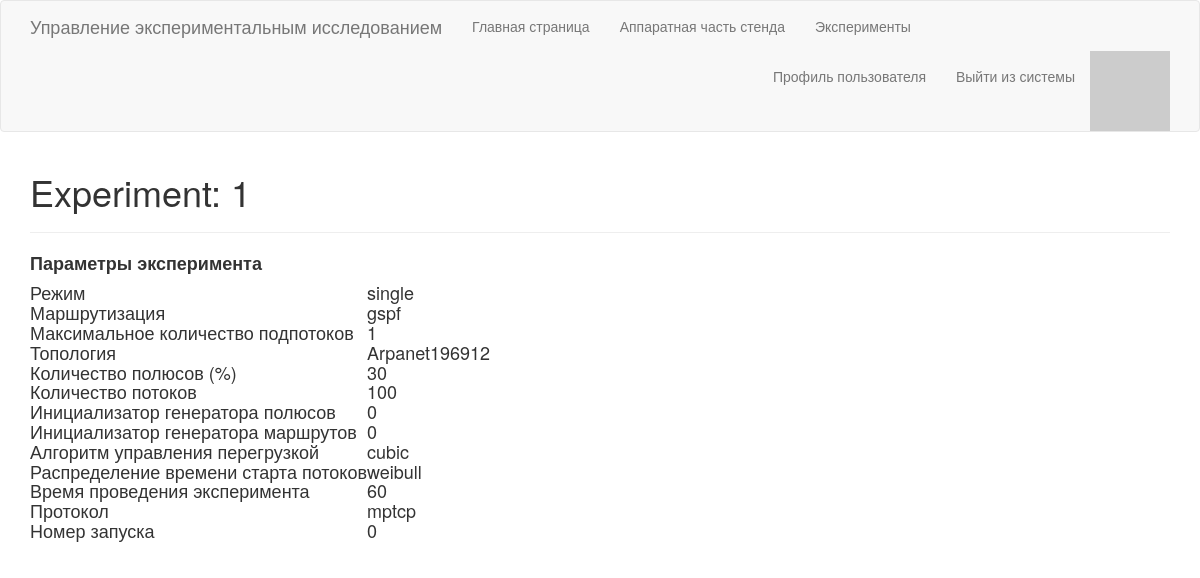
The page /experiment/1 (signed in) on the database as committed earlier.
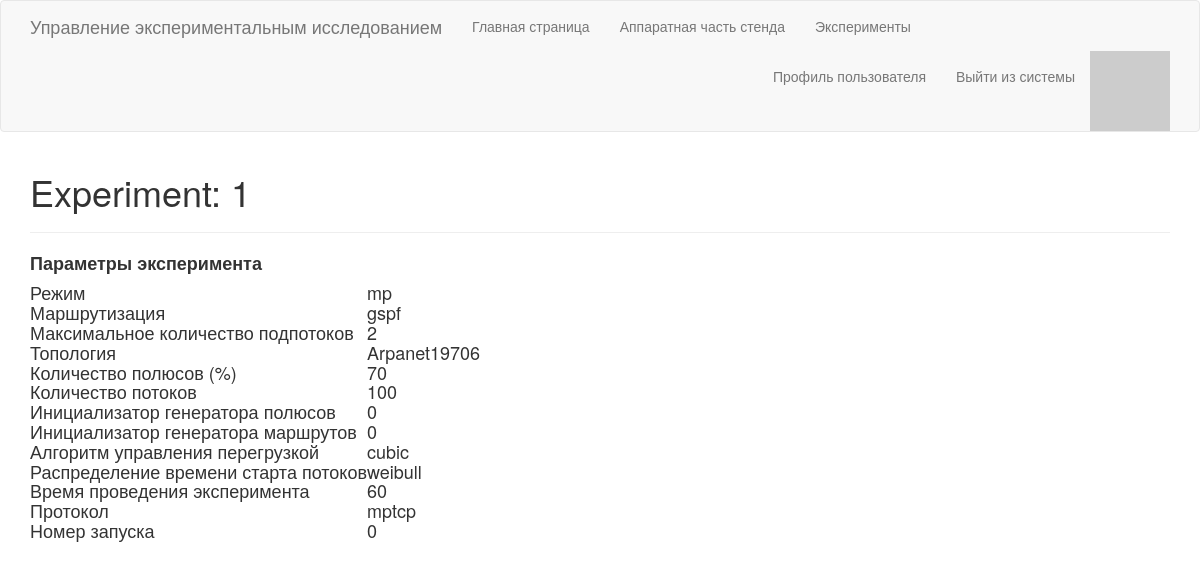
The same page on the database as committed later.
### app/experiment/ExperimentModel.py (models this page shows, shortened)
class Experiment(db.Model):
    id = db.Column(db.Integer, primary_key=True)
    mode = db.Column(db.String(10), index=True)
    model = db.Column(db.String(10), index=True)
    subflow = db.Column(db.Integer, index=True)
    topo = db.Column(db.String(20), index=True)
    poles = db.Column(db.Integer, index=True)
    flows = db.Column(db.Integer, index=True)
    poles_seed = db.Column(db.Integer, index=True)
    routes_seed = db.Column(db.Integer, index=True)
    cc = db.Column(db.String(20), index=True)
    protocol = db.Column(db.String(20), index=True)
    distribution = db.Column(db.String(20), index=True)
    time = db.Column(db.Integer, index=True)
    probe = db.Column(db.Integer, index=True)
    completed = db.Column(db.Boolean, index=True)

### app/routes.py (the view)
@app.route('/experiment/<experimentid>')
@login_required
def exp_info(experimentid):
    exp = Experiment.query.filter_by(id=experimentid).first_or_404()
    return render_template('experiment.html', experiment=exp)

### app/models.py (called while the page is built)
@login.user_loader
def load_user(id):
    return User.query.get(int(id))

    def avatar(self, size):
        digest = md5(self.email.lower().encode('utf-8')).hexdigest()
        return 'https://www.gravatar.com/avatar/{}?d=identicon&s={}'.format(
                        digest, size)

### app/routes.py (called while the page is built)
@app.before_request
def before_request():
    if current_user.is_authenticated:
        current_user.last_seen = datetime.utcnow()
        db.session.commit()

### app/templates/experiment.html
{% extends "base.html" %}
{% block app_content %}
    <h1>Experiment: {{ experiment.id }}</h1>
    <hr>
    <h4>
    <p><b>Параметры эксперимента</b></p>
    <table>
    <tr> <td>Режим </td> <td>{{ experiment.mode }}</td> </tr>
    <tr> <td>Маршрутизация </td> <td>{{ experiment.model }}</td> </tr>
    <tr> <td>Максимальное количество подпотоков </td> <td>{{ experiment.subflow }}</td> </tr>
    <tr> <td>Топология </td> <td>{{ experiment.topo }}</td> </tr>
    <tr> <td>Количество полюсов (%)</td> <td>{{ experiment.poles }}</td> </tr>
    <tr> <td>Количество потоков </td> <td>{{ experiment.flows }}</td> </tr>
    <tr> <td>Инициализатор генератора полюсов </td> <td>{{ experiment.poles_seed }}</td> </tr>
    <tr> <td>Инициализатор генератора маршрутов </td> <td>{{ experiment.routes_seed }}</td> </tr>
    <tr> <td>Алгоритм управления перегрузкой </td> <td>{{ experiment.cc }}</td> </tr>
    <tr> <td>Распределение времени старта потоков </td> <td>{{ experiment.distribution }}</td> </tr>
    <tr> <td>Время проведения эксперимента </td> <td>{{ experiment.time }}</td> </tr>
    <tr> <td>Протокол </td> <td>{{ experiment.protocol }}</td> </tr>
    <tr> <td>Номер запуска </td> <td>{{ experiment.probe }}</td> </tr>
    </table>
{% endblock %}

Rows that differ between the two databases and show on the page:
changed Experiment "gspf": mode "single" → "mp"; subflow "1" → "2"; topo "Arpanet196912" → "Arpanet19706"; poles "30" → "70"
